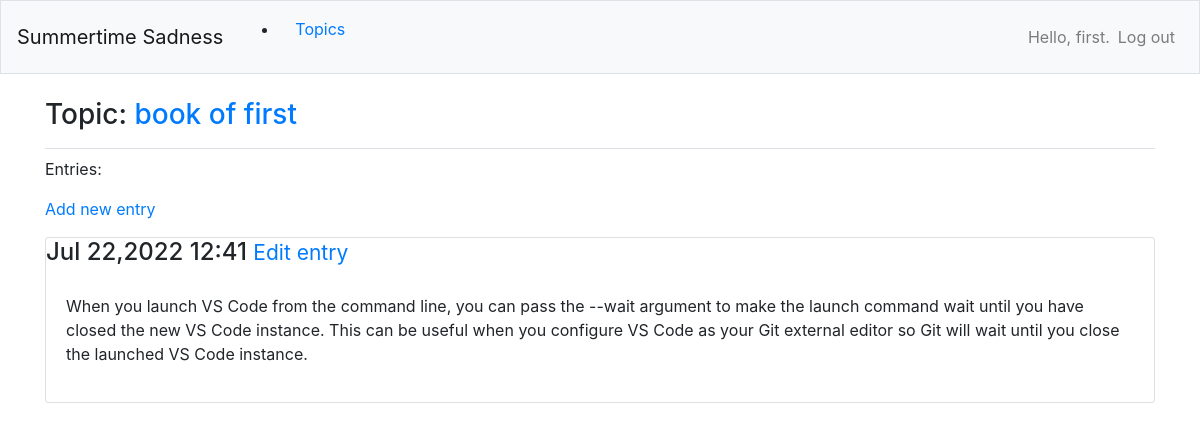
The page /topic/6/ (signed in) on the database its author committed.
### app_a/models.py (models this page shows, shortened)
class Topic (models.Model):
    text= models.CharField(max_length=200)
    date_added =models.DateTimeField(auto_now_add=True)
    owner=models.ForeignKey(User, on_delete=models.CASCADE)
    def __str__(self):
        return self.text

class Entry(models.Model):
    topic=models.ForeignKey(Topic, on_delete=models.CASCADE)
    text=models.TextField()
    date_added=models.DateTimeField(auto_now_add=True)
    class Meta():
        verbose_name_plural='entries'

### app_a/views.py (the view)
# urls.py: path('topic/<int:topic_id>/', views.topic, name='topic'),
@login_required
def topic(request, topic_id):
    topic = Topic.objects.get(id=topic_id)
    if topic.owner!=request.user:
        raise Http404
    entries = topic.entry_set.order_by('-date_added')
    context = {'topic': topic, 'entries': entries}
    return render(request, 'app_a/topic.html', context)

### app_a/templates/app_a/topic.html (shortened to what this page needs)
{% extends 'app_a/base.html' %}
{% block page_header %}
<h3>Topic: <a href="{% url 'app_a:topic' topic.id %}">{{topic}} </a></h3>
{% endblock page_header %}
{% block content %}
<p>Entries:</p>
<p><a href="{% url 'app_a:new_entry' topic.id %}"> Add new entry</a></p>
    {% for entry in entries %}
        <div class="card mb-3">
            <h4 class="card_header ">
                {{entry.date_added|date:'M d,Y H:i' }}
            <small><a href="{% url 'app_a:edit_entry' entry.id %}">Edit entry </a></small>
            </h4>
            <div class="card-body">
                {{ entry.text| linebreaks }}
            </div>
        </div>
    {% empty %}
        <p>There are no entries for this topic yet.</p>
    {% endfor %}
{% endblock content %}

### app_a/templates/app_a/base.html (shortened to what this page needs)
{% load bootstrap4 %}
<!DOCTYPE html>
<html lang="en">
<head>
    {% bootstrap_css %}
</head>
<body>
    <nav class="navbar navbar-expand-md navbar-light bg-light mb-4 border">
        <a class="navbar-brand" href="{% url 'app_a:index' %} ">Summertime Sadness</a>
        <div class="collapse navbar-collapse" id="navbarCollapse">
            <ul class="navbar-nar mr-auto">
                <li class="nav-item">
                    <a href="{% url 'app_a:topics' %}" class="nav-link">Topics</a>
                </li>
            </ul>
            <ul class="navbar-nav ml-auto">
                {% if user.is_authenticated %}
                    <li class="nav-item">
                        <span class="navbar-text">Hello, {{user.username}}.</span>
                    </li>
                    <li class="nav-item">
                        <a href="{% url 'users:logout' %}" class="nav-link">Log out</a>
                    </li>
                {% endif %}
            </ul>
        </div>
    </nav>
    <main role="main" class="container">
        <div class="pb-2 mb-2 border-bottom">
            {% block page_header %} {% endblock page_header %}
        </div>
        <div>
            {% block content %} {% endblock content %}
        </div>
    </main>
</body>
</html>

### rows shown on the page
Topic: text "book of first"
Entry: date_added "Jul 22,2022 12:41", text "When you launch VS Code from the command line, you can pass the --wait argument to make the launch command wait until you have closed the new VS Code instance. This can be useful when you configure VS Code as your Git external editor so Git will wait until you close the launched VS Code instance."

### other values the page prints
{{ user.username }} "first"
